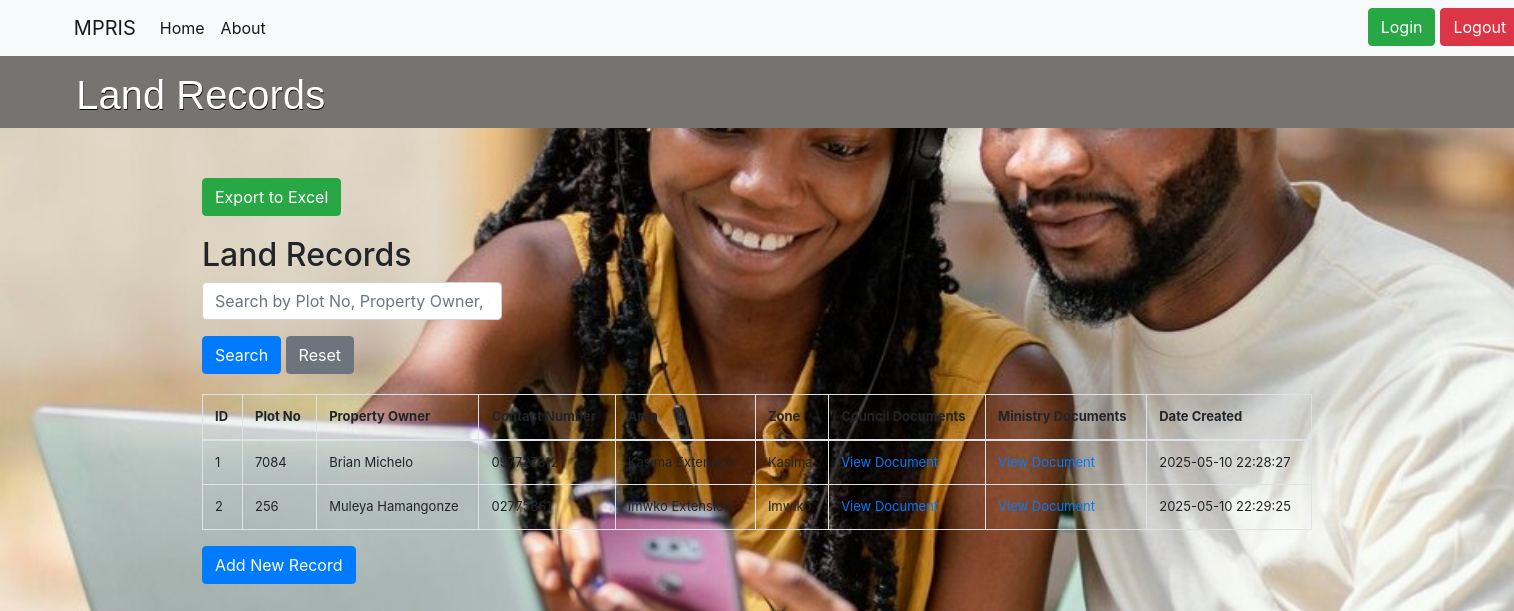
The app's page /land_display.php with its own data.
### tables this page shows
CREATE TABLE `land_records` (
  `id` int(11) NOT NULL,
  `plot_no` varchar(50) NOT NULL,
  `property_owner` varchar(255) NOT NULL,
  `contact_number` varchar(50) NOT NULL,
  `area` varchar(100) NOT NULL,
  `zone` varchar(100) NOT NULL,
  `council_documents` varchar(255) NOT NULL,
  `ministry_documents` varchar(255) NOT NULL,
  `date_created` timestamp NOT NULL DEFAULT current_timestamp()
);

### land_display.php (the view, shortened to what this page needs)
<?php
include 'db_connect.php';
$search_query = "";
if (isset($_GET['search'])) {
    $search_query = $_GET['search'];
    $result = $connection->query("SELECT * FROM land_records WHERE plot_no LIKE '%$search_query%' OR property_owner LIKE '%$search_query%' OR contact_number LIKE '%$search_query%'");
} else {
    $result = $connection->query("SELECT * FROM land_records");
}
?>
<!DOCTYPE html>
<html lang="en">
<head>
    <link rel="stylesheet" href="css/local.css">
    <link rel="stylesheet" href="https://stackpath.bootstrapcdn.com/bootstrap/4.5.2/css/bootstrap.min.css">
</head>
<body>
           <nav class="navbar navbar-expand-lg navbar-light bg-light" style="padding-left: 3%; padding-right: 3%; margin-bottom: 10px;">
                    <a class="navbar-brand" style="padding-left: 2%;"  href="#">MPRIS</a>
                    <div class="collapse navbar-collapse" id="navbarSupportedContent">
                    <ul class="navbar-nav mr-auto">
                    <li class="nav-item active">
                    <a class="nav-link" href="index.php">Home <span class="sr-only">(current)</span></a>
                    </li>
                    <li class="nav-item active">
                    <a class="nav-link" href="about.php">About <span class="sr-only">(current)</span></a>
                    </li>
                    <li style="padding-right: 5px; padding-left: 400%;">
                    <a href="login.php" class="btn btn-success" style="float:right;">Login</a>
                    </li>
                    <li>
                    <a href="logout.php" class="btn btn-danger" style="float:right;">Logout</a>
                    </li>
                    </div>
                </nav>
    <div class="title">
        <h1 style="text-align: left; padding-left: 5%; margin-top: 10px;">Land Records</h1>
    </div>
    <div class="container">
        <div style="margin-bottom: 20px;">
            <a href="export_to_excel_land.php" class="btn btn-success">
                <i class="fa fa-file-excel-o" aria-hidden="true"></i> Export to Excel
            </a>
        </div>
        <h2>Land Records</h2>
        <form method="GET" action="" class="search-form">
            <div class="form-group">
                <input type="text" name="search" class="form-control" placeholder="Search by Plot No, Property Owner, or Contact Number" value="<?php echo htmlspecialchars($search_query); ?>" style="max-width: 300px;">
            </div>
            <button type="submit" class="btn btn-primary">Search</button>
            <a href="land_display.php" class="btn btn-secondary">Reset</a>
        </form>
        <table class="table table-bordered" style="font-size: small;">
            <thead>
                <tr>
                    <th>ID</th>
                    <th>Plot No</th>
                    <th>Property Owner</th>
                    <th>Contact Number</th>
                    <th>Area</th>
                    <th>Zone</th>
                    <th>Council Documents</th>
                    <th>Ministry Documents</th>
                    <th>Date Created</th>
                </tr>
            </thead>
            <tbody>
                <?php
                while ($row = $result->fetch_assoc()) {
                    echo "<tr>";
                    echo "<td>" . $row['id'] . "</td>";
                    echo "<td>" . $row['plot_no'] . "</td>";
                    echo "<td>" . $row['property_owner'] . "</td>";
                    echo "<td>" . $row['contact_number'] . "</td>";
                    echo "<td>" . $row['area'] . "</td>";
                    echo "<td>" . $row['zone'] . "</td>";
                    if (!empty($row['council_documents'])) {
                        echo "<td><a href='" . $row['council_documents'] . "' target='_blank'>View Document</a></td>";
                    } else {
                        echo "<td>No Document</td>";
                    }
                    if (!empty($row['ministry_documents'])) {
                        echo "<td><a href='" . $row['ministry_documents'] . "' target='_blank'>View Document</a></td>";
                    } else {
                        echo "<td>No Document</td>";
                    }
                    echo "<td>" . $row['date_created'] . "</td>";
                    echo "</tr>";
                }
                ?>
            </tbody>
        </table>
        <a href="land_entry.php" class="btn btn-primary">Add New Record</a>
    </div>
</body>
</html>

### css/local.css (style rules this page uses)
body { background-image: url('images/bg_2.jpg'); background-size: cover; background-repeat: no-repeat; background-attachment: fixed; background-position: center; font-family: poppins; }
.title { background-color: rgb(118, 116, 113); text-align: center; padding: 0.5px; color: white; margin-top: -1%; }
.title h1 { font-size: 2.5em; text-shadow: 0.5px 0.5px 0.5px rgb(3, 1, 1); padding-top: 10px; font-family: Arial, Helvetica, sans-serif; }

### land_display.php (style rules this page uses)
body { padding-left: 0%; }
.container { margin-top: 50px; }
.table { margin-top: 20px; }
.search-form { margin-bottom: 20px; }

### records on screen
land_records: id "1", plot_no "7084", property_owner "Brian Michelo", contact_number "0977273121", area "Kasima Extension", zone "Kasima", date_created "2025-05-10 22:28:27"
land_records: id "2", plot_no "256", property_owner "Muleya Hamangonze", contact_number "02775861", area "Imwko Extension", zone "Imwiko", date_created "2025-05-10 22:29:25"
